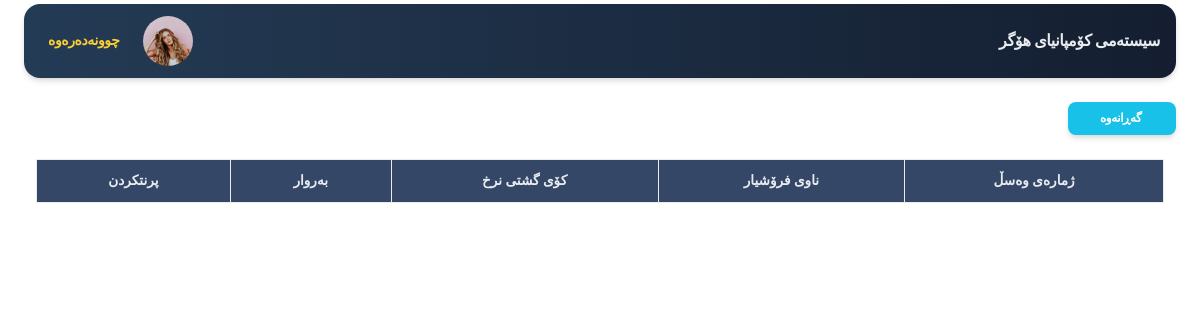
Page /app/buy_helka.php (signed in) on the earlier database version.
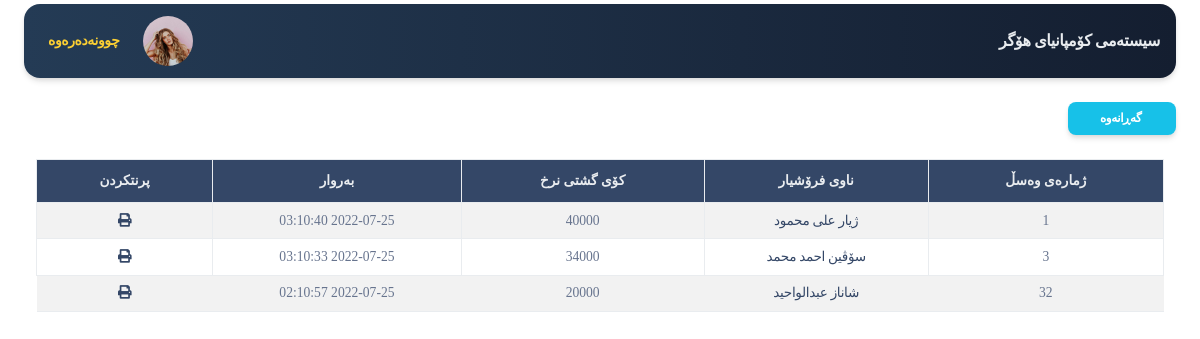
Same page on the later database version.
### tables this page shows
CREATE TABLE `system` (
  `id` int(11) NOT NULL,
  `name` text NOT NULL,
  `avatar` text NOT NULL
);

CREATE TABLE `invoice` (
  `id` int(11) NOT NULL,
  `date` timestamp NOT NULL DEFAULT current_timestamp() ON UPDATE current_timestamp(),
  `price` int(255) NOT NULL,
  `type` varchar(255) NOT NULL,
  `note` text NOT NULL,
  `status` int(11) NOT NULL DEFAULT 1,
  `dealer_id` int(255) NOT NULL,
  `customer_id` int(11) NOT NULL DEFAULT 1
);

CREATE TABLE `dealers` (
  `id` int(11) NOT NULL,
  `name` varchar(100) NOT NULL,
  `phone` varchar(11) NOT NULL,
  `address` varchar(200) NOT NULL,
  `work_place` varchar(100) NOT NULL,
  `note` text NOT NULL,
  `currency_type` varchar(255) NOT NULL DEFAULT 'dollar'
);

### server/helper.php (called while the page is built, shortened)
<?php
include_once("conn.php");
?>
<?php
function getdata($sql) {
	global $conn;
	$get =  mysqli_query($conn,$sql);
	$result = mysqli_fetch_assoc($get);
	return $result;
}
function show($sql) {
	global $conn;
	$get =  mysqli_query($conn,$sql);
	$result=[];
	while ($row=mysqli_fetch_assoc($get)) {
		$result[]=$row;
	}
	return $result;
}

### app/buy_helka.php (the view, shortened to what this page needs)
<?php require_once('header.php'); ?>
<div class="container-fluid mt-4">
<a href="buy.php" class="btn btn-sm btn-info shadow" >
 گەڕانەوە
  </a>
</div>
<div class="container-fluid mt-2">
<div class="row m-auto" >
<div class="col-md-12">
  <div class="table-responsive">
<table id="example" class="table table-hover   table-striped table-bordered  text-center" dir="rtl" style="zoom:85%">
        <thead  class="bg-dark text-light">
            <tr>
                <th>ژمارەی وەسڵ</th>
                <th>ناوی فرۆشیار</th>
                <th>کۆی گشتی نرخ</th>
                <th>بەروار</th>
                <th>پرنتکردن</th>
            </tr>
        </thead>
        <tbody>
<?php
                 $invoiceList =show("SELECT * from invoice WHERE type='buy_helka' ORDER BY date DESC");
                 foreach($invoiceList as $invoiceDetails){
?>
       <tr>
          <td><?=$invoiceDetails['id']?></td>
          <td>
            <?php
              $dealer_id=$invoiceDetails['dealer_id'];
              $getdealer = getdata(" SELECT * FROM dealers WHERE id='$dealer_id' "); ?>
             <a href="dealer_detail.php?id=<?=$getdealer['id']?>">
                <?=$getdealer['name']?>
             </a>
        </td>
          <td><?=$invoiceDetails['price']?></td>
          <td><?=$invoiceDetails['date']?></td>
          <td><a href="print_invoice.php?print_type=buy_helka&&invoice_id=<?=$invoiceDetails['id']?>"><i class="fa fa-print"></i></a></td>
      </tr>
<?php
}
?>
        </tbody>
    </table>
    </div>
 </div>
</div>
<?php require_once('footer.php'); ?>

### app/header.php (shortened to what this page needs)
<?php
require_once('../server/helper.php') ;
  ?>
<!DOCTYPE html>
<html dir="rtl">
<head>
  <link href="../assets/css/nucleo-icons.css" rel="stylesheet" />
  <link href="../assets/css/nucleo-svg.css" rel="stylesheet" />
  <link href="../assets/font-awesome/all.css" rel="stylesheet" />
  <link href="../assets/css/nucleo-svg.css" rel="stylesheet" />
  <link id="pagestyle" href="../assets/css/soft-ui-dashboard.css?v=1.0.3" rel="stylesheet" />
  <link id="pagestyle" href="../assets/css/style.css" rel="stylesheet" />
  <link rel="stylesheet" href="../assets/css/datatables.css">
  <link rel="stylesheet" href="../assets/css/datatables.min.css">
</head>
<body class="g-sidenav-show">
<?php
if (!isset($_GET['print_type'])) {
?>
  <main class="main-content position-relative max-height-vh-100 h-100 mt-1 border-radius-lg ">
    <nav class="navbar navbar-main navbar-expand-lg px-0 mx-4 shadow bg-first border-radius-xl" id="navbarBlur" navbar-scroll="true">
      <div class="container-fluid py-1 px-3">
      <nav aria-label="breadcrumb">
        <?php $select = show(" SELECT * FROM system ");
      foreach($select as $row) {
          $name = $row['name'];
?>
          <a href="index.php" class="font-weight-bolder mb-0 text-light">  <?=$name;?> </a>
          <?php }  ?>
        </nav>
        <div class="collapse navbar-collapse" dir="ltr" id="navbar">
          <ul class="navbar-nav" dir="rtl" >
            <li class="nav-item px-3 d-flex align-items-center">
              <a href="profile.php" class="nav-link text-body p-0 ">
              <img src="../assets/img/pro/team-1.jpg" width="50" class="img-fluid rounded-circle " alt="">
              </a>
            </li>
            <li class="nav-item d-flex align-items-center">
              <a href="logout.php" class="nav-link text-body font-weight-bold px-0">
                <span class="d-sm-inline p-2 text-warning">چوونەدەرەوە</span>
              </a>
            </li>
              </ul>
        </div>
      </div>
    </nav>
    <?php } ?>

### app/footer.php (shortened to what this page needs)
</body>
</html>

### assets/css/style.css (style rules this page uses)
* { margin: 0px; padding: 0px; font-family: 'Speda-Regular'; }
body { font-family: 'Speda-Regular'; }
table tr th { text-align-last: center !important; }
.bg-first { background: #141E30; background: -webkit-linear-gradient(to right, #243B55, #141E30); background: linear-gradient(to right, #243B55, #141E30); color: aliceblue; }

Differences in the rows shown:
added invoice: id "1", dealer.name "ژیار علی محمود", price "40000", date "2022-07-25 03:10:40"
added invoice: id "3", dealer.name "سۆڤین احمد محمد", price "34000", date "2022-07-25 03:10:33"
added invoice: id "32", dealer.name "شاناز عبدالواحید", price "20000", date "2022-07-25 02:10:57"
